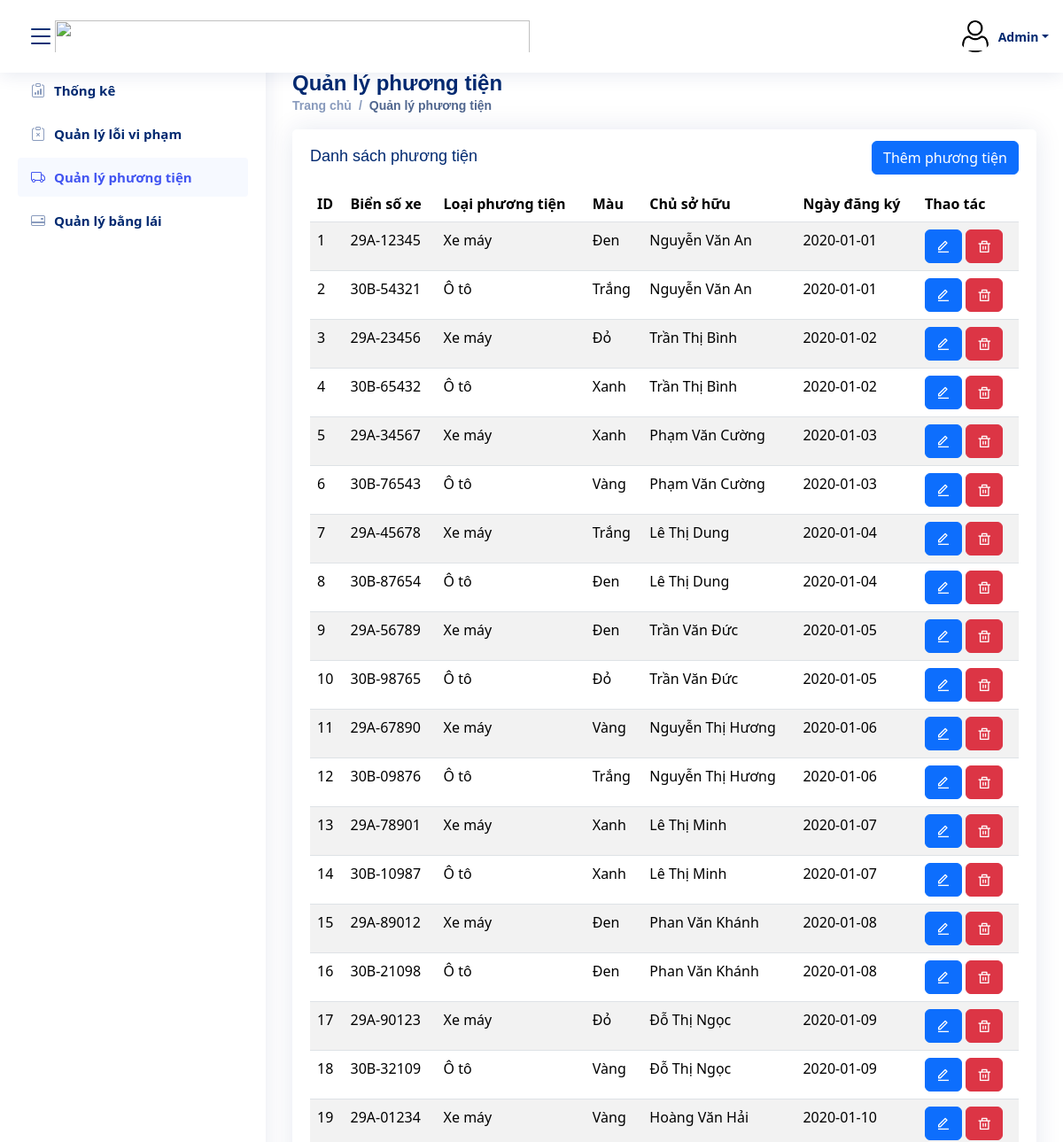
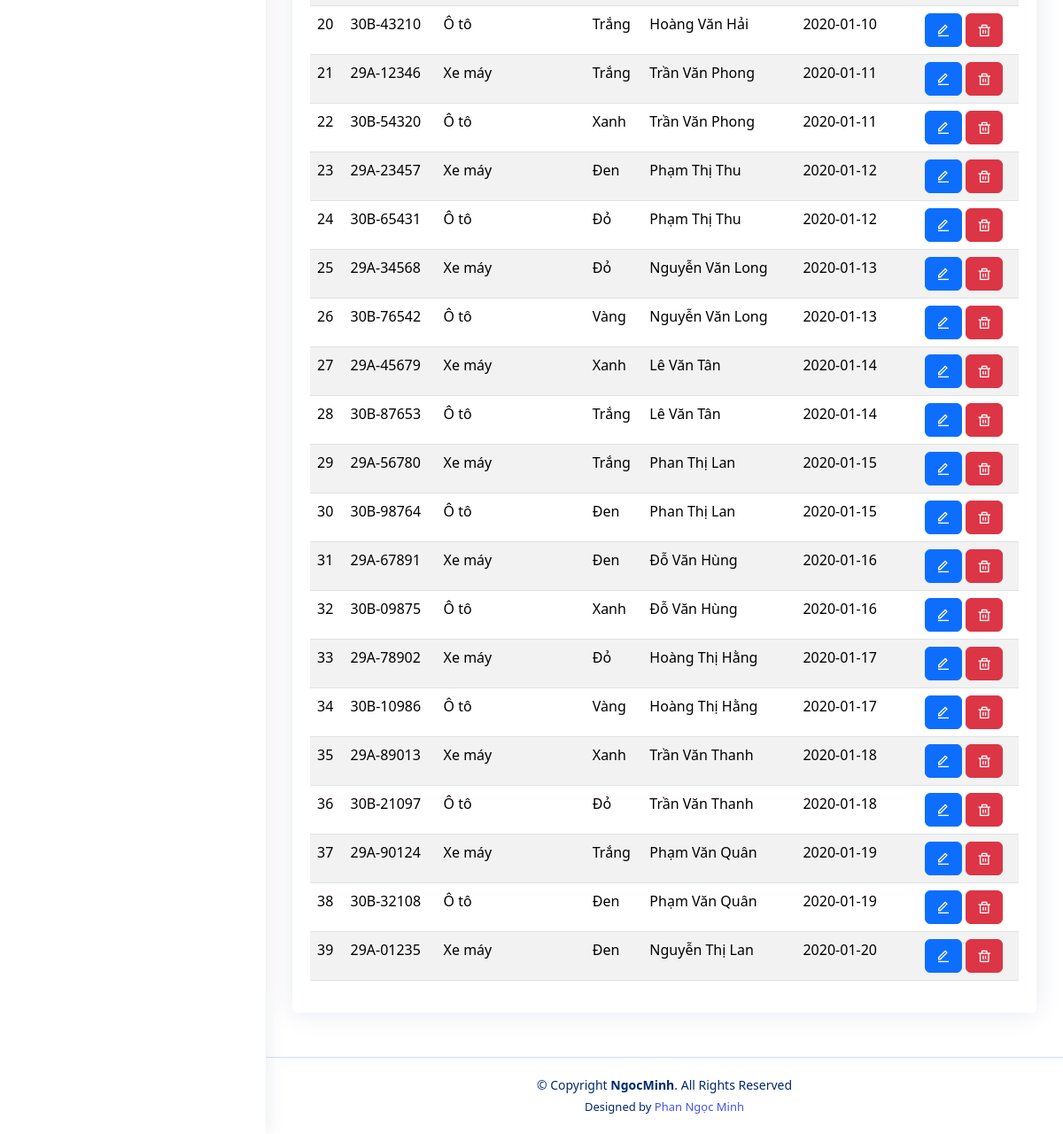
Page /vehicle-management.php (signed in) on the committed database (2 pictures, top to bottom).
### tables this page shows
CREATE TABLE `vehicles` (
  `vehicle_id` int(11) NOT NULL,
  `license_plate` varchar(20) DEFAULT NULL,
  `owner_name` varchar(100) NOT NULL,
  `registration_date` date NOT NULL,
  `vehicle_type` varchar(50) DEFAULT NULL,
  `color` varchar(50) DEFAULT NULL
);

### vehicle-management.php (the view, shortened to what this page needs)
<?php
require_once 'db.php';
$query = "SELECT * FROM vehicles";
$result = mysqli_query($con, $query);
?>
<!DOCTYPE html>
<html lang="en">
<head>
    <link href="assets/vendor/bootstrap/css/bootstrap.min.css" rel="stylesheet">
    <link href="assets/vendor/bootstrap-icons/bootstrap-icons.css" rel="stylesheet">
    <link href="assets/vendor/boxicons/css/boxicons.min.css" rel="stylesheet">
    <link href="assets/vendor/quill/quill.snow.css" rel="stylesheet">
    <link href="assets/vendor/quill/quill.bubble.css" rel="stylesheet">
    <link href="assets/vendor/remixicon/remixicon.css" rel="stylesheet">
    <link href="assets/vendor/simple-datatables/style.css" rel="stylesheet">
    <link href="assets/css/style.css" rel="stylesheet">
</head>
<body class="bgr_admin">
    <?php include 'header.php'; ?>
    <?php include 'sidebar.php'; ?>
    <main id="main" class="main">
        <div class="pagetitle">
            <h1>Quản lý phương tiện</h1>
            <nav>
                <ol class="breadcrumb">
                    <li class="breadcrumb-item"><a href="index.html">Trang chủ</a></li>
                    <li class="breadcrumb-item active">Quản lý phương tiện</li>
                </ol>
            </nav>
        </div>
        <section class="section">
            <div class="row">
                <div class="col-lg-12">
                    <div class="card">
                        <div class="card-body">
                            <div class="d-flex justify-content-between">
                                <h5 class="card-title">Danh sách phương tiện</h5>
                                <div class="d-flex align-items-center">
                                    <button class="btn btn-primary" data-bs-toggle="modal"
                                        data-bs-target="#exampleModal">Thêm phương tiện</button>
                                </div>
                            </div>
                        </div>
                    </div>
                    <table class="table table-striped datatable">
                        <thead>
                            <tr>
                                <th>ID</th>
                                <th>
                                    Biển số xe
                                </th>
                                <th>Loại phương tiện</th>
                                <th>Màu</th>
                                <th>Chủ sở hữu</th>
                                <th data-type="date" data-format="YYYY/DD/MM">Ngày đăng ký</th>
                                <th>Thao tác</th>
                            </tr>
                        </thead>
                        <tbody>
                            <tr>
                                <?php
                                while ($row = mysqli_fetch_assoc($result)) {
                                    ?>
                                    <td><?php echo $row['vehicle_id']; ?></td>
                                    <td><?php echo $row['license_plate']; ?></td>
                                    <td><?php echo $row['vehicle_type']; ?></td>
                                    <td><?php echo $row['color']; ?></td>
                                    <td><?php echo $row['owner_name']; ?></td>
                                    <td><?php echo $row['registration_date']; ?></td>
                                    <td>
                                        <a href="#" class="btn btn-primary edit"
                                            data-id="<?php echo $row['vehicle_id']; ?>">
                                            <i class="ri-edit-line"></i>
                                        </a>
                                        <a href="#" class="btn btn-danger delete"
                                            data-id="<?php echo $row['vehicle_id']; ?>">
                                            <i class="ri-delete-bin-line"></i>
                                        </a>
                                    </td>
                                </tr>
                                <?php
                                }
                                ?>
                        </tbody>
                    </table>
                </div>
            </div>
        </section>
    </main>
    <?php include 'footer.php'; ?>
</body>
</html>

### assets/css/style.css (style rules this page uses)
:root { scroll-behavior: smooth; }
a { color: #4154f1; text-decoration: none; }
h1, h2, h3, h4, h5, h6 { font-family: "Nunito", sans-serif; }
#main { margin-top: 60px; padding: 20px 30px; transition: all 0.3s; }
.pagetitle { margin-bottom: 10px; }
.pagetitle h1 { font-size: 24px; margin-bottom: 0; font-weight: 600; color: #012970; }
.card { margin-bottom: 30px; border: none; border-radius: 5px; box-shadow: 0px 0 30px rgba(1, 41, 112, 0.1); }
.card-title { padding: 20px 0 15px 0; font-size: 18px; font-weight: 500; color: #012970; font-family: "Poppins", sans-serif; }
.card-body { padding: 0 20px 20px 20px; }
.breadcrumb { font-size: 14px; font-family: "Nunito", sans-serif; color: #899bbd; font-weight: 600; }
.breadcrumb a { color: #899bbd; transition: 0.3s; }
.breadcrumb .breadcrumb-item::before { color: #899bbd; }
.breadcrumb .active { color: #51678f; font-weight: 600; }
@media (min-width: 1200px) { #main, #footer { margin-left: 300px; } }

### rows in the picture
vehicles: vehicle_id "1", license_plate "29A-12345", vehicle_type "Xe máy", color "Đen", owner_name "Nguyễn Văn An", registration_date "2020-01-01"
vehicles: vehicle_id "2", license_plate "30B-54321", vehicle_type "Ô tô", color "Trắng", owner_name "Nguyễn Văn An", registration_date "2020-01-01"
vehicles: vehicle_id "3", license_plate "29A-23456", vehicle_type "Xe máy", color "Đỏ", owner_name "Trần Thị Bình", registration_date "2020-01-02"
vehicles: vehicle_id "4", license_plate "30B-65432", vehicle_type "Ô tô", color "Xanh", owner_name "Trần Thị Bình", registration_date "2020-01-02"
vehicles: vehicle_id "5", license_plate "29A-34567", vehicle_type "Xe máy", color "Xanh", owner_name "Phạm Văn Cường", registration_date "2020-01-03"
vehicles: vehicle_id "6", license_plate "30B-76543", vehicle_type "Ô tô", color "Vàng", owner_name "Phạm Văn Cường", registration_date "2020-01-03"
vehicles: vehicle_id "7", license_plate "29A-45678", vehicle_type "Xe máy", color "Trắng", owner_name "Lê Thị Dung", registration_date "2020-01-04"
vehicles: vehicle_id "8", license_plate "30B-87654", vehicle_type "Ô tô", color "Đen", owner_name "Lê Thị Dung", registration_date "2020-01-04"
vehicles: vehicle_id "9", license_plate "29A-56789", vehicle_type "Xe máy", color "Đen", owner_name "Trần Văn Đức", registration_date "2020-01-05"
vehicles: vehicle_id "10", license_plate "30B-98765", vehicle_type "Ô tô", color "Đỏ", owner_name "Trần Văn Đức", registration_date "2020-01-05"
vehicles: vehicle_id "11", license_plate "29A-67890", vehicle_type "Xe máy", color "Vàng", owner_name "Nguyễn Thị Hương", registration_date "2020-01-06"
vehicles: vehicle_id "12", license_plate "30B-09876", vehicle_type "Ô tô", color "Trắng", owner_name "Nguyễn Thị Hương", registration_date "2020-01-06"
vehicles: vehicle_id "13", license_plate "29A-78901", vehicle_type "Xe máy", color "Xanh", owner_name "Lê Thị Minh", registration_date "2020-01-07"
vehicles: vehicle_id "14", license_plate "30B-10987", vehicle_type "Ô tô", color "Xanh", owner_name "Lê Thị Minh", registration_date "2020-01-07"
vehicles: vehicle_id "15", license_plate "29A-89012", vehicle_type "Xe máy", color "Đen", owner_name "Phan Văn Khánh", registration_date "2020-01-08"
vehicles: vehicle_id "16", license_plate "30B-21098", vehicle_type "Ô tô", color "Đen", owner_name "Phan Văn Khánh", registration_date "2020-01-08"
vehicles: vehicle_id "17", license_plate "29A-90123", vehicle_type "Xe máy", color "Đỏ", owner_name "Đỗ Thị Ngọc", registration_date "2020-01-09"
vehicles: vehicle_id "18", license_plate "30B-32109", vehicle_type "Ô tô", color "Vàng", owner_name "Đỗ Thị Ngọc", registration_date "2020-01-09"
vehicles: vehicle_id "19", license_plate "29A-01234", vehicle_type "Xe máy", color "Vàng", owner_name "Hoàng Văn Hải", registration_date "2020-01-10"
vehicles: vehicle_id "20", license_plate "30B-43210", vehicle_type "Ô tô", color "Trắng", owner_name "Hoàng Văn Hải", registration_date "2020-01-10"
vehicles: vehicle_id "21", license_plate "29A-12346", vehicle_type "Xe máy", color "Trắng", owner_name "Trần Văn Phong", registration_date "2020-01-11"
vehicles: vehicle_id "22", license_plate "30B-54320", vehicle_type "Ô tô", color "Xanh", owner_name "Trần Văn Phong", registration_date "2020-01-11"
vehicles: vehicle_id "23", license_plate "29A-23457", vehicle_type "Xe máy", color "Đen", owner_name "Phạm Thị Thu", registration_date "2020-01-12"
vehicles: vehicle_id "24", license_plate "30B-65431", vehicle_type "Ô tô", color "Đỏ", owner_name "Phạm Thị Thu", registration_date "2020-01-12"
vehicles: vehicle_id "25", license_plate "29A-34568", vehicle_type "Xe máy", color "Đỏ", owner_name "Nguyễn Văn Long", registration_date "2020-01-13"
vehicles: vehicle_id "26", license_plate "30B-76542", vehicle_type "Ô tô", color "Vàng", owner_name "Nguyễn Văn Long", registration_date "2020-01-13"
vehicles: vehicle_id "27", license_plate "29A-45679", vehicle_type "Xe máy", color "Xanh", owner_name "Lê Văn Tân", registration_date "2020-01-14"
vehicles: vehicle_id "28", license_plate "30B-87653", vehicle_type "Ô tô", color "Trắng", owner_name "Lê Văn Tân", registration_date "2020-01-14"
vehicles: vehicle_id "29", license_plate "29A-56780", vehicle_type "Xe máy", color "Trắng", owner_name "Phan Thị Lan", registration_date "2020-01-15"
vehicles: vehicle_id "30", license_plate "30B-98764", vehicle_type "Ô tô", color "Đen", owner_name "Phan Thị Lan", registration_date "2020-01-15"
vehicles: vehicle_id "31", license_plate "29A-67891", vehicle_type "Xe máy", color "Đen", owner_name "Đỗ Văn Hùng", registration_date "2020-01-16"
vehicles: vehicle_id "32", license_plate "30B-09875", vehicle_type "Ô tô", color "Xanh", owner_name "Đỗ Văn Hùng", registration_date "2020-01-16"
vehicles: vehicle_id "33", license_plate "29A-78902", vehicle_type "Xe máy", color "Đỏ", owner_name "Hoàng Thị Hằng", registration_date "2020-01-17"
vehicles: vehicle_id "34", license_plate "30B-10986", vehicle_type "Ô tô", color "Vàng", owner_name "Hoàng Thị Hằng", registration_date "2020-01-17"
vehicles: vehicle_id "35", license_plate "29A-89013", vehicle_type "Xe máy", color "Xanh", owner_name "Trần Văn Thanh", registration_date "2020-01-18"
vehicles: vehicle_id "36", license_plate "30B-21097", vehicle_type "Ô tô", color "Đỏ", owner_name "Trần Văn Thanh", registration_date "2020-01-18"
vehicles: vehicle_id "37", license_plate "29A-90124", vehicle_type "Xe máy", color "Trắng", owner_name "Phạm Văn Quân", registration_date "2020-01-19"
vehicles: vehicle_id "38", license_plate "30B-32108", vehicle_type "Ô tô", color "Đen", owner_name "Phạm Văn Quân", registration_date "2020-01-19"
vehicles: vehicle_id "39", license_plate "29A-01235", vehicle_type "Xe máy", color "Đen", owner_name "Nguyễn Thị Lan", registration_date "2020-01-20"
